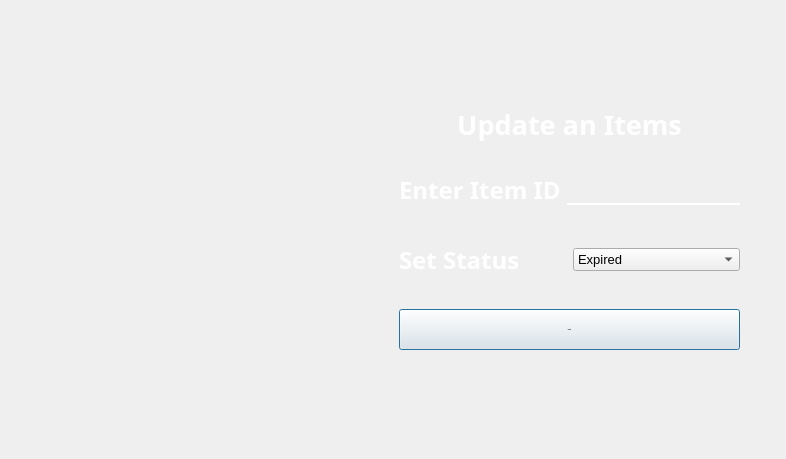
<?xml version="1.0" encoding="UTF-8"?>
<ui version="4.0">
 <class>UpdateItem</class>
 <widget class="QDialog" name="UpdateItem">
  <property name="windowModality">
   <enum>Qt::WindowModal</enum>
  </property>
  <property name="geometry">
   <rect>
    <x>0</x>
    <y>0</y>
    <width>786</width>
    <height>459</height>
   </rect>
  </property>
  <property name="windowTitle">
   <string>Update Any Item</string>
  </property>
  <widget class="QLabel" name="lblInfo">
   <property name="geometry">
    <rect>
     <x>70</x>
     <y>80</y>
     <width>131</width>
     <height>16</height>
    </rect>
   </property>
   <property name="text">
    <string/>
   </property>
  </widget>
  <widget class="QWidget" name="widget" native="true">
   <property name="geometry">
    <rect>
     <x>-1</x>
     <y>-1</y>
     <width>791</width>
     <height>461</height>
    </rect>
   </property>
   <property name="styleSheet">
    <string notr="true">#widget{
	border-image: url(:/new/backgrounds/images/main.png);}</string>
   </property>
   <widget class="QWidget" name="layoutWidget">
    <property name="geometry">
     <rect>
      <x>400</x>
      <y>160</y>
      <width>341</width>
      <height>61</height>
     </rect>
    </property>
    <layout class="QHBoxLayout" name="horizontalLayout">
     <item>
      <widget class="QLabel" name="label">
       <property name="font">
        <font>
         <family>Open Sans Condensed SemiBold</family>
         <pointsize>18</pointsize>
         <weight>75</weight>
         <bold>true</bold>
        </font>
       </property>
       <property name="styleSheet">
        <string notr="true">color:white
</string>
       </property>
       <property name="text">
        <string>Enter Item ID</string>
       </property>
      </widget>
     </item>
     <item>
      <widget class="QLineEdit" name="txtId">
       <property name="font">
        <font>
         <pointsize>-1</pointsize>
        </font>
       </property>
       <property name="styleSheet">
        <string notr="true">height:30px;
font-size:20px;
color :white;

background-color:rgba(0,0,0,0);
border:0px solid white;
border-bottom:2px solid white; </string>
       </property>
       <property name="alignment">
        <set>Qt::AlignCenter</set>
       </property>
      </widget>
     </item>
    </layout>
   </widget>
   <widget class="QWidget" name="layoutWidget">
    <property name="geometry">
     <rect>
      <x>400</x>
      <y>230</y>
      <width>341</width>
      <height>61</height>
     </rect>
    </property>
    <layout class="QHBoxLayout" name="horizontalLayout_2">
     <item>
      <widget class="QLabel" name="label_2">
       <property name="font">
        <font>
         <family>Open Sans SemiCondensed SemiBol</family>
         <pointsize>18</pointsize>
         <weight>75</weight>
         <bold>true</bold>
        </font>
       </property>
       <property name="styleSheet">
        <string notr="true">color:white</string>
       </property>
       <property name="text">
        <string>Set Status</string>
       </property>
      </widget>
     </item>
     <item>
      <widget class="QComboBox" name="cmbStatus">
       <property name="font">
        <font>
         <pointsize>10</pointsize>
        </font>
       </property>
       <item>
        <property name="text">
         <string>Expired</string>
        </property>
       </item>
       <item>
        <property name="text">
         <string>Available</string>
        </property>
       </item>
       <item>
        <property name="text">
         <string>Returned</string>
        </property>
       </item>
       <item>
        <property name="text">
         <string>Sold</string>
        </property>
       </item>
       <item>
        <property name="text">
         <string>Spoiled</string>
        </property>
       </item>
      </widget>
     </item>
    </layout>
   </widget>
   <widget class="QPushButton" name="pushButton">
    <property name="geometry">
     <rect>
      <x>400</x>
      <y>310</y>
      <width>341</width>
      <height>41</height>
     </rect>
    </property>
    <property name="font">
     <font>
      <pointsize>-1</pointsize>
      <weight>75</weight>
      <bold>true</bold>
     </font>
    </property>
    <property name="styleSheet">
     <string notr="true">/* Define the basic styles for the button */
#pushButton {
  padding: 8px 16px;
  font-size: 16px;
  font-weight: bold;
  color: #fff;
  background-color: #D92525;
  border: none;
  border-radius: 10px;
  cursor: pointer;
  transition: background-color 0.3s ease;
height:30px
}

/* Add a hover effect to the button */
#pushButton:hover {
  background-color: #591C21;
}

/* Add an animation to the button */
#pushButton:focus {
  animation: pulse 1s infinite;
}

/* Define the animation */
@keyframes pulse {
  0% {
    transform: scale(1);
  }
  50% {
    transform: scale(1.05);
  }
  100% {
    transform: scale(1);
  }
}
</string>
    </property>
    <property name="text">
     <string>Update</string>
    </property>
    <property name="icon">
     <iconset resource="images.qrc">
      <normaloff>:/new/backgrounds/images/4245242-200.png</normaloff>:/new/backgrounds/images/4245242-200.png</iconset>
    </property>
    <property name="iconSize">
     <size>
      <width>35</width>
      <height>35</height>
     </size>
    </property>
   </widget>
   <widget class="QLabel" name="label_3">
    <property name="geometry">
     <rect>
      <x>390</x>
      <y>80</y>
      <width>361</width>
      <height>91</height>
     </rect>
    </property>
    <property name="font">
     <font>
      <family>Orbitron Black</family>
      <pointsize>20</pointsize>
      <weight>75</weight>
      <bold>true</bold>
     </font>
    </property>
    <property name="styleSheet">
     <string notr="true">color:white</string>
    </property>
    <property name="text">
     <string>Update an Items</string>
    </property>
    <property name="alignment">
     <set>Qt::AlignCenter</set>
    </property>
   </widget>
  </widget>
  <zorder>widget</zorder>
  <zorder>lblInfo</zorder>
 </widget>
 <resources>
  <include location="images.qrc"/>
 </resources>
 <connections/>
</ui>
